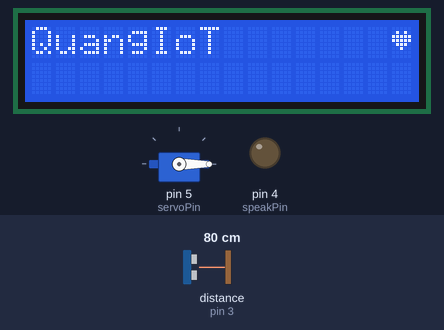
Recording of a sketch running on a simulated Arduino Uno, built with avr-gcc and run on an emulated ATmega328P. On the bench: 16×2 character LCD, servo, output pins drawn as LEDs (lit = HIGH). Wiring (inferred from the names in the program): ultrasonic range finder: trigger pin 2; echo pin 3. Dashed ring = blinking. The test bench sets the inputs (shaded band); at power-on: distance to the obstacle (sensor on pin 3) 80 cm. The echo pulse lasts 58.3 µs per cm; pins used as bus, display or sensor lines are not drawn.

Above: at 1.2 s.
1.3 s: distance to the obstacle (sensor on pin 3) set to 12 cm
3.3 s: distance to the obstacle (sensor on pin 3) set to 9 cm
At 5.1 s:
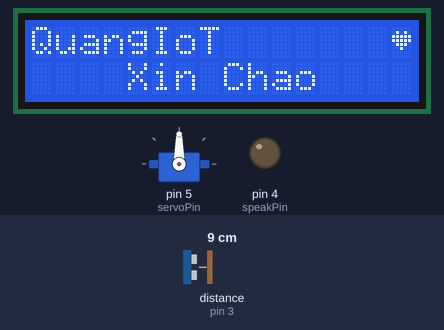
5.9 s: distance to the obstacle (sensor on pin 3) set to 18 cm
At 7.1 s:
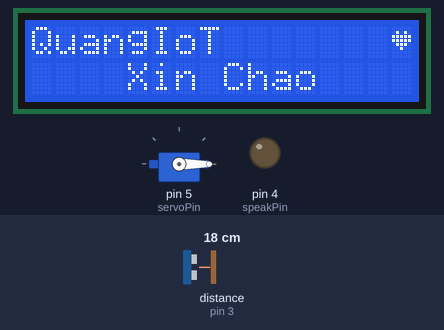
8.9 s: distance to the obstacle (sensor on pin 3) set to 2 cm
At 9.58 s:
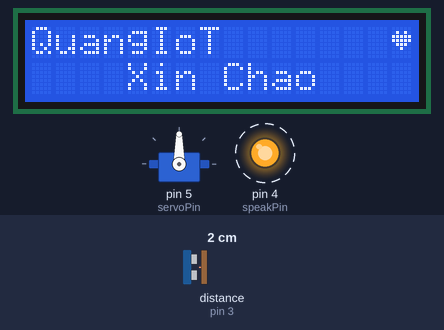
11.3 s: distance to the obstacle (sensor on pin 3) set to 35 cm
At 13.8 s:
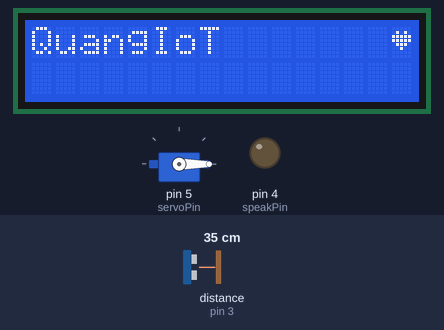
Timing chart, 0 to 15.3 s (numbered marks = the images above; inputs shaded):
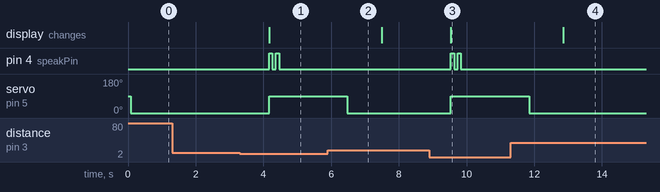

Measured:
- the behaviour switches between 11 and 10 cm on distance to the obstacle (sensor on pin 3) (found by bisection; images 0 and 1)
- after the input at 1.3 s, every drawn part: stays the same
- after the input at 3.3 s, pin 4 (speakPin): alternates HIGH for 0.10 s and LOW for 0.10 s, 4 changes in all, then stays LOW, starting after 0.87 s; servo on pin 5 (servoPin): 0° → 90° after 0.87 s; the display: changes after 0.87 s (image 1)
- after the input at 5.9 s, servo on pin 5 (servoPin): 90° → 0° after 0.58 s
- after the input at 8.9 s, pin 4 (speakPin): alternates HIGH for 0.10 s and LOW for 0.10 s, 4 changes in all, then stays LOW, starting after 0.63 s; servo on pin 5 (servoPin): 0° → 90° after 0.63 s; the display: changes after 0.63 s (image 3)
- after the input at 11.3 s, servo on pin 5 (servoPin): 90° → 0° after 0.55 s; the display: changes after 1.6 s (image 4)

The sketch:

He_Thong_Dong_Mo_Cua_Tu_Dong_Bang_Arduino.ino
```cpp
#include <Servo.h>                        // Gọi thư viện của Servo
#include <Wire.h>                         // Gọi thư viện giao tiếp với I2C
#include <LiquidCrystal_I2C.h>            // Gọi thư viện LCD giao tiếp với I2C

#define GOC_DONG 0                        // Góc đóng của servo (độ)
#define GOC_MO 90                         // Góc mở của servo (độ)
#define KHOANG_CACH 10                    // Khoảng cách để mở cửa (cm)
#define THOI_GIAN 1000                    // Thời gian đóng mở SERVO (ms)

LiquidCrystal_I2C lcd(0x27, 16, 2);       // Khởi tạo đối tượng LiquidCrystal_I2C, sử dụng địa chỉ 0x27 của LCD
const int trigPin = 2;                    // Chân Trig của cảm biến
const int echoPin = 3;                    // Chân Echo của cảm biến
const int speakPin = 4;                   // Chân kết nối với còi chip
const int servoPin = 5;                   // Chân kết nối với Servo Motor

int test=0;
long duration;                            // Khai báo biến đọc thời gian
int distance;                             // Khai báo biến chuyển đổi thời gian thành khoảng cách
Servo servo;                              // Khai báo dối tượng servo
byte TIM[] = {0x00,0x0A,0x1F,0x1F,0x0E,0x04,0x00,0x00};         //Khai báo mảng ký tự trái tim

void setup() {
  Wire.begin();                           // Khởi tạo giao tiếp I2C
  lcd.begin(16, 2);                       // Khởi tạo màn hình LCD với số cột 16 và số hàng 2
  lcd.backlight();                        // Bật đèn nền
  lcd.createChar(0, TIM);                 // Hiển thị ký tự trái tim

  pinMode(speakPin, OUTPUT);               // Đặt chân loa là chân đầu ra
  pinMode(trigPin, OUTPUT);                // Đặt chân trigPin là chân đầu ra
  pinMode(echoPin, INPUT);                 // Đặt chân echoPin là chân đầu vào
  servo.attach(servoPin);                  // Khởi tạo Servo Motor

  lcd.setCursor(15,0);                      // Đưa con trỏ về cột 15 hàng 0
  lcd.write(byte(0));                       // Hiển thị ký tự trái tim
  lcd.setCursor(0,0);                       // Đưa con trỏ về cột 0 hàng 0
  lcd.print("QuangIoT");

}

void loop() {
  digitalWrite(trigPin, LOW);              // Gửi xung từ chân Trig trong 10µs để kích hoạt cảm biến
  delayMicroseconds(2);
  digitalWrite(trigPin, HIGH);
  delayMicroseconds(10);
  digitalWrite(trigPin, LOW);
  duration = pulseIn(echoPin, HIGH);       // Đọc thời gian trôi qua từ chân Echo
  distance = duration * 0.034 / 2;         // Chuyển đổi thời gian thành khoảng cách (cm)
  if (distance < KHOANG_CACH) {            // Nếu khoảng cách nhỏ hơn 10cm (có vật cản)
    servo.write(GOC_MO);                   // Servo mở cửa (góc 90 độ)
    lcd.setCursor(4,1);                    // Đưa con trỏ về cột 1 hàng 1
    lcd.print("Xin Chao");            // In ra màn hình dòng chữ 'Mời Quý Khách '
    if(test ==0 ){
      digitalWrite(speakPin, HIGH);        // Bật còi báo
      delay(100);
      digitalWrite(speakPin, LOW);
      delay(100);
      digitalWrite(speakPin, HIGH);
      delay(100);
      digitalWrite(speakPin, LOW);
    }
    delay(THOI_GIAN);                      // Servo mở trong 1s
    test = 1;
  } else {
    servo.write(GOC_DONG);                 // Đóng cửa (góc 0 độ)
    delay(THOI_GIAN);                      // Servo mở trong 1s
    lcd.setCursor(0,1);                    //Đưa con trỏ về cột 0 hàng 1
    lcd.print("                ");         //Xóa màn hình hàng 1
    test=0;
  }
}
```
